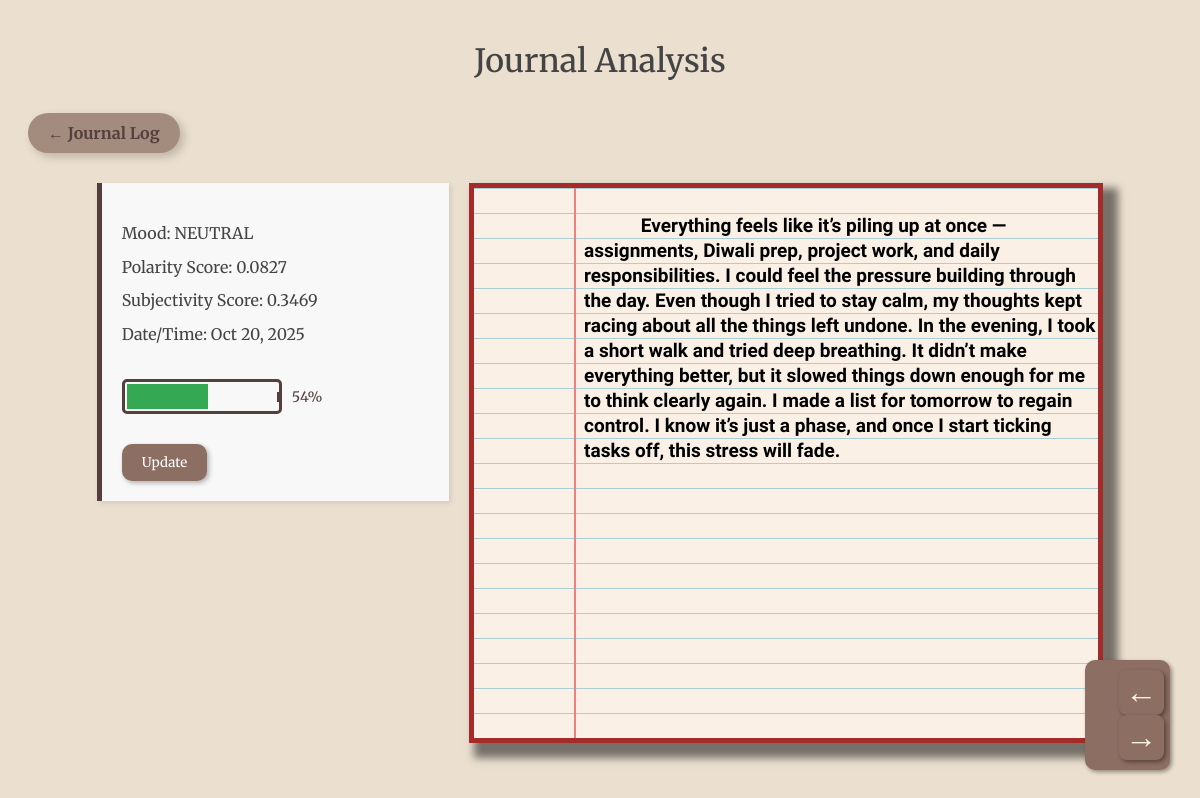
The app's page /entry/21 with its own data.
### app.py (models this page shows)
class Journal(db.Model):
    id=db.Column(db.Integer,primary_key=True)
    userid=db.Column(db.String(50))
    content=db.Column(db.Text,nullable=False)
    date_created=db.Column(db.DateTime,default=datetime.utcnow)
    sentiment_score=db.Column(db.Float,nullable=False)
    mood_label=db.Column(db.String(15),nullable=False)
    subjectivity_score=db.Column(db.Float,nullable=False)

### app.py (the view)
@app.route('/entry/<int:id>')
def entry(id):
    entry_to_analyse=Journal.query.get_or_404(id)
    previous_entry=Journal.query.filter(Journal.id>id).order_by(Journal.id.asc()).first()
    next_entry=Journal.query.filter(Journal.id<id).order_by(Journal.id.desc()).first()
    previous_id=previous_entry.id if previous_entry else None
    next_id=next_entry.id if next_entry else None
    return render_template('entry_detail.html',entry_to_analyse=entry_to_analyse,previous_id=previous_id,next_id=next_id)

### templates/entry_detail.html (shortened to what this page needs)
{% extends "base.html" %}
{% block body %}
<h1>Journal Analysis</h1>
<div class="link-box">
    <a href="{{url_for('contents')}}">← Journal Log</a>
</div>
<div class="analysis-page-layout">
    <div class="analysis-card-container">
    <div class="analysis-card">
        <ol>
            <li>Mood: {{ entry_to_analyse.mood_label }}</li>
            <li>Polarity Score: {{ entry_to_analyse.sentiment_score | round(4) }}</li>
            <li>Subjectivity Score: {{ entry_to_analyse.subjectivity_score | round(4) }}</li>
            <li>Date/Time: {{ entry_to_analyse.date_created.strftime('%b %d, %Y') }}</li>
        </ol>
        <div class="mood-battery-container">
    {% set score = entry_to_analyse.sentiment_score %}
    {% set fill_percent = ((score + 1) * 50) | int %}
    <div class="battery-casing">
        <div class="battery-cap"></div>
        <div class="battery-fill" style="width: {{ fill_percent | string + '%' | safe }};"></div>
    </div>
    <span class="battery-label">{{ fill_percent }}%</span>
</div>
        <form action="{{ url_for('update', id=entry_to_analyse.id) }}" method="GET">
           <input type="submit" value="Update">
        </form>
    </div>
</div>
<div class="journal-page-container">
        <div class="entry-page">
            {{ entry_to_analyse.content }}
        </div>
    </div>
</div>
<div class="navigation">
    {% if previous_id is not none %}
        <form method="GET" action="{{ url_for('entry', id=previous_id) }}">
            <button type="submit"> &leftarrow; </button>
        </form>
    {% else %}
        <span class="disabled-nav left-arrow"> &leftarrow; </span>
    {% endif %}
    {% if next_id is not none %}
        <form method="GET" action="{{ url_for('entry', id=next_id) }}">
            <button type="submit"> &rightarrow; </button>
        </form>
    {% else %}
        <span class="disabled-nav right-arrow"> &rightarrow; </span>
    {% endif %}
</div>
{% endblock %}

### static/css/style.css (style rules this page uses)
input[type="submit"] { background-color: #8D6E63; color: white; padding: 10px 20px; border-radius: 10px; font-family: "Merriweather", serif; border: none; cursor: pointer; box-shadow: 2px 2px 5px rgba(0, 0, 0, 0.3); }
form { text-align: right; width: 70%; margin-left: auto; }
body { background-image: url('https://images.unsplash.com/photo-1517487292193-195f1c9900ec?q=80&w=2000&auto=format&fit=crop'); background-size: cover; background-attachment: fixed; background-color: #EBE0D0; padding-top: 2px; }
h1 { color: #444444; text-align: center; font-family: "Merriweather", serif; font-optical-sizing: auto; font-weight: 500; font-style: normal; padding: 10px }
.entry-page { background: #faf0e6; background-image: linear-gradient(90deg, transparent 100px, #F08080 100px, #f08080 102px, transparent 102px), repeating-linear-gradient( 0deg, transparent, transparent 24px, #abced4 24px, #abced4 25px ); padding-left: 110px; width: 100%; height: 100%; min-height: 100px; box-sizing: border-box; border: none; line-height: 25px; font-size: 19px; font-family: "Indie Flower", cursive; font-weight: bolder; font-style: normal; white-space: pre-wrap; }
.navigation { background-color: #8D6E63; color: white; padding: 10px 20px; border-radius: 10px; font-family: "Merriweather", serif; border: none; cursor: pointer; box-shadow: 2px 2px 4px rgba(0, 0, 0, 0.4); display: inline-block; position: fixed; bottom: 30px; right: 30px; z-index: 1000; }
.navigation button { background-color: #8D6E63; color: #F5F5DC; border: none; border-radius: 8px; width: 45px; height: 45px; font-size: 2em; padding: 0; box-shadow: 2px 2px 4px rgba(0, 0, 0, 0.4); cursor: pointer; }
.analysis-page-layout { display: flex; width: 85%; margin: 30px auto; align-items: flex-start; }
.analysis-card-container { flex: 0 0 35%; padding-right: 20px; min-height: 70vh; }
.journal-page-container { flex: 1 1 65%; min-height: 70vh; }
.analysis-card { padding: 20px; background-color: #F8F8F8; border-left: 5px solid #543F3F; box-shadow: 2px 2px 5px rgba(0, 0, 0, 0.1); font-family: 'Merriweather', serif; color: #444; }
.analysis-card ol { list-style: none; padding: 0; margin-bottom: 30px; }
.analysis-card li { line-height: 1.8; margin-bottom: 5px; }
.analysis-card form { width: auto; margin: 30px 0 0 0; text-align: left; }
.journal-page-container .entry-page { width: 100%; height: 100%; min-height: 70vh; box-shadow: 10px 10px 8px 5px rgba(0, 0, 0, 0.5); border: 5px solid brown; box-sizing: border-box; }
.mood-battery-container { margin-top: 15px; margin-bottom: 25px; display: flex; align-items: center; }
.battery-casing { width: 150px; height: 25px; border: 3px solid #543F3F; border-radius: 5px; position: relative; padding: 2px; display: flex; align-items: center; overflow: hidden; }
.battery-cap { width: 5px; height: 10px; background-color: #543F3F; border-radius: 0 3px 3px 0; margin-left: 150px; position: absolute; }
.battery-fill { height: 100%; transition: width 0.5s ease; background-color: #34A853; }
.battery-label { margin-left: 10px; font-size: 0.9em; color: #543F3F; }
.link-box { background-color: #A38C7D; border-radius: 50px; box-shadow: 4px 4px 10px rgba(0, 0, 0, 0.2); width: fit-content; padding: 10px 20px; margin: 20px; cursor: pointer; }
.link-box a { color: #543F3F; text-decoration: none; font-family: 'Merriweather', serif; font-weight: 700; display: block; }

### records on screen
Journal: mood_label "NEUTRAL", sentiment_score "0.0827", subjectivity_score "0.3469", date_created "Oct 20, 2025", content "Everything feels like it’s piling up at once — assignments, Diwali prep, project work, and daily responsibilities. I could feel the pressure building through the day. Even though I tried to stay calm, my thoughts kept racing about all the things left undone. In the evening, I took a short walk and tried deep breathing. It didn’t make everything better, but it slowed things down enough for me to think clearly again. I made a list for tomorrow to regain control. I know it’s just a phase, and once I start ticking tasks off, this stress will fade."

### other values on screen
{{ fill_percent }} "54"
